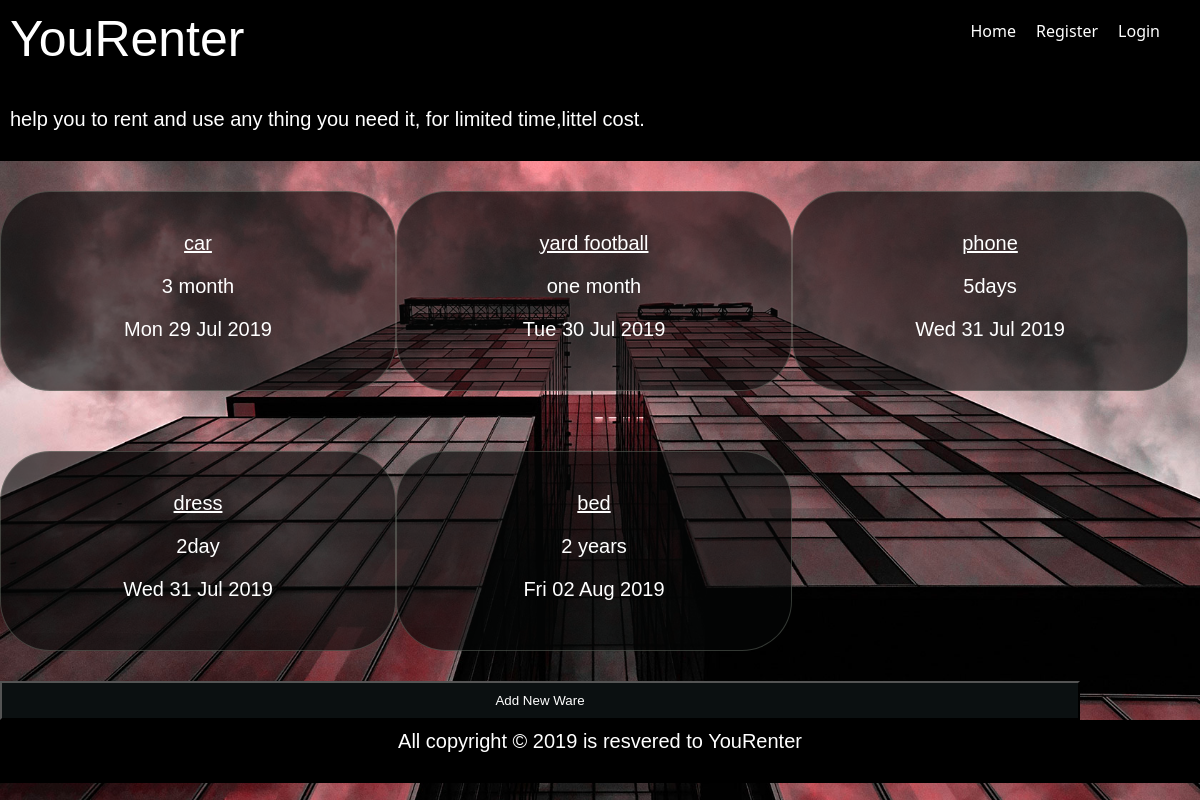
The page / on the database its author committed.
### renter_app/models.py (models this page shows, shortened)
class Ware(models.Model):
    name_ware = models.CharField(max_length=100)
    contact_info = models.CharField(max_length=100)
    publish_on = models.DateTimeField(default=timezone.now)
    picture = models.ImageField(upload_to='pics')
    about = models.TextField()
    location = models.TextField()
    duration = models.CharField(max_length=200)
    price = models.IntegerField()
    insurance = models.IntegerField(help_text="hint:insurance non refundable")
    def get_absolute_url(self):
        return reverse('detail', args=[str(self.id)])

### renter_app/views.py (the view)
# urls.py: path('', views.index, name='home'),
def index(request):
    item = Ware.objects.all()
    data={
        'item': item
    }
    return render(request,'index.html',data)

### templates/index.html (shortened to what this page needs)
{% extends 'base.html' %}
{% block body %}
    <div class="navbar">
          <p>help you to rent and use any thing you need it, for limited time,littel cost.</p>
    </div>
   <div id="featurs">
   {% for i in item %}
    <div class="box">
      <p><a href="{{i.get_absolute_url}}">{{i.name_ware}}</a> </p>
      <p>{{i.duration}} </p><p> {{i.publish_on |date:"D d M Y"}}</p>
    </div>
     {% empty %}
      <p>No item is found</p>
   {% endfor %}
      <a href="{% url 'add' %}"><input type="submit" value="Add New Ware" class="btn"></a>
 </div>
{% endblock %}

### templates/base.html (shortened to what this page needs)
<!DOCTYPE html>
{% load static %}
<html lang="en">
<head>
    <link rel="stylesheet" href="{% static 'style.css'%}">
</head>
<body>
    <div class="navbar">
        <h1>YouRenter</h1>
        <ul>
            <li><a href="{% url 'home' %}">Home</a></li>
            {% if user.is_authenticated %}
                <li><a href="{% url 'logout' %}">Logout</a></li>
            {% else %}
                <li><a href="{% url 'register' %}">Register</a></li>
                <li><a href="{% url 'login' %}">Login</a></li>
            {% endif %}
            <li><a href="#">{{user.username}}</a></li>
        </ul>
    </div>
    {% block body %}
    {% endblock %}
    <div class="footer">
        <p>All copyright &copy; 2019 is resvered to YouRenter</p>
   </div>
</body>
</html>

### static/style.css (style rules this page uses)
* { padding: 0; margin: 0; box-sizing: border-box; }
h1, h2, h3, p { margin-bottom: 20px; font: 20px sans-serif; color: white; }
body { background-image: url('imge/cta01.jpg'); font-family: 'Segoe UI', Tahoma, Geneva, Verdana, sans-serif; -webkit-background-size: cover; -moz-background-size: cover; -o-background-size: cover; background-size: cover; }
.box { border-radius: 50px; background-color: #060707a1 ; padding: 30px; margin: 30px auto ; border: 1px solid #a7b3a44b; overflow: scroll; }
.box p a { color: white; }
input, textarea { width: 100%; padding: 10px; }
.btn { width: 90%; background-color: #0b1011; color: white; }
.navbar { background-color: black; color: white; padding: 10px; overflow: hidden; }
.navbar h1 { float: left; font-size: 50px; }
.navbar ul { float: right; list-style: none; }
.navbar ul li { float: left; padding: 10px; }
.navbar ul li a { color: white; text-decoration: none; }
.footer { background-color: black; color: white; text-align: center; padding: 10px; width: 100%; }
#featurs .box { float: left; width:33%; padding: 40px; text-align: center; height: 200px; }

### rows shown on the page
Ware: name_ware "car", duration "3 month", publish_on "Mon 29 Jul 2019"
Ware: name_ware "yard football", duration "one month", publish_on "Tue 30 Jul 2019"
Ware: name_ware "phone", duration "5days", publish_on "Wed 31 Jul 2019"
Ware: name_ware "dress", duration "2day", publish_on "Wed 31 Jul 2019"
Ware: name_ware "bed", duration "2 years", publish_on "Fri 02 Aug 2019"
